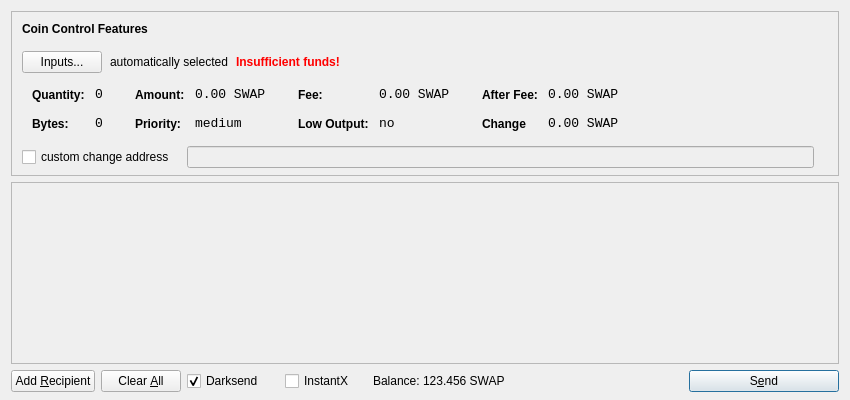
<?xml version="1.0" encoding="UTF-8"?>
<ui version="4.0">
 <class>SendCoinsDialog</class>
 <widget class="QDialog" name="SendCoinsDialog">
  <property name="geometry">
   <rect>
    <x>0</x>
    <y>0</y>
    <width>850</width>
    <height>400</height>
   </rect>
  </property>
  <property name="windowTitle">
   <string>Send Coins</string>
  </property>
  <layout class="QVBoxLayout" name="verticalLayout" stretch="0,1,0">
   <property name="bottomMargin">
    <number>8</number>
   </property>
   <item>
    <widget class="QFrame" name="frameCoinControl">
     <property name="sizePolicy">
      <sizepolicy hsizetype="Expanding" vsizetype="Expanding">
       <horstretch>0</horstretch>
       <verstretch>0</verstretch>
      </sizepolicy>
     </property>
     <property name="maximumSize">
      <size>
       <width>16777215</width>
       <height>16777215</height>
      </size>
     </property>
     <property name="frameShape">
      <enum>QFrame::StyledPanel</enum>
     </property>
     <property name="frameShadow">
      <enum>QFrame::Sunken</enum>
     </property>
     <layout class="QVBoxLayout" name="verticalLayoutCoinControl2">
      <property name="spacing">
       <number>-1</number>
      </property>
      <property name="leftMargin">
       <number>0</number>
      </property>
      <property name="topMargin">
       <number>0</number>
      </property>
      <property name="rightMargin">
       <number>0</number>
      </property>
      <property name="bottomMargin">
       <number>6</number>
      </property>
      <item>
       <layout class="QVBoxLayout" name="verticalLayoutCoinControl" stretch="0,0,0,0,1">
        <property name="spacing">
         <number>0</number>
        </property>
        <property name="leftMargin">
         <number>10</number>
        </property>
        <property name="topMargin">
         <number>10</number>
        </property>
        <item>
         <layout class="QHBoxLayout" name="horizontalLayoutCoinControl1">
          <property name="bottomMargin">
           <number>15</number>
          </property>
          <item>
           <widget class="QLabel" name="labelCoinControlFeatures">
            <property name="sizePolicy">
             <sizepolicy hsizetype="Preferred" vsizetype="Maximum">
              <horstretch>0</horstretch>
              <verstretch>0</verstretch>
             </sizepolicy>
            </property>
            <property name="font">
             <font>
              <weight>75</weight>
              <bold>true</bold>
             </font>
            </property>
            <property name="styleSheet">
             <string notr="true">font-weight:bold;</string>
            </property>
            <property name="text">
             <string>Coin Control Features</string>
            </property>
           </widget>
          </item>
         </layout>
        </item>
        <item>
         <layout class="QHBoxLayout" name="horizontalLayoutCoinControl2" stretch="0,0,0,0">
          <property name="spacing">
           <number>8</number>
          </property>
          <property name="bottomMargin">
           <number>10</number>
          </property>
          <item>
           <widget class="QPushButton" name="pushButtonCoinControl">
            <property name="styleSheet">
             <string notr="true"/>
            </property>
            <property name="text">
             <string>Inputs...</string>
            </property>
           </widget>
          </item>
          <item>
           <widget class="QLabel" name="labelCoinControlAutomaticallySelected">
            <property name="text">
             <string>automatically selected</string>
            </property>
            <property name="margin">
             <number>5</number>
            </property>
           </widget>
          </item>
          <item>
           <widget class="QLabel" name="labelCoinControlInsuffFunds">
            <property name="font">
             <font>
              <weight>75</weight>
              <bold>true</bold>
             </font>
            </property>
            <property name="styleSheet">
             <string notr="true">color:red;font-weight:bold;</string>
            </property>
            <property name="text">
             <string>Insufficient funds!</string>
            </property>
            <property name="margin">
             <number>5</number>
            </property>
           </widget>
          </item>
          <item>
           <spacer name="horizontalSpacerCoinControl">
            <property name="orientation">
             <enum>Qt::Horizontal</enum>
            </property>
            <property name="sizeHint" stdset="0">
             <size>
              <width>40</width>
              <height>1</height>
             </size>
            </property>
           </spacer>
          </item>
         </layout>
        </item>
        <item>
         <widget class="QWidget" name="widgetCoinControl" native="true">
          <property name="sizePolicy">
           <sizepolicy hsizetype="Preferred" vsizetype="Preferred">
            <horstretch>0</horstretch>
            <verstretch>0</verstretch>
           </sizepolicy>
          </property>
          <property name="minimumSize">
           <size>
            <width>0</width>
            <height>0</height>
           </size>
          </property>
          <property name="styleSheet">
           <string notr="true"/>
          </property>
          <layout class="QHBoxLayout" name="horizontalLayoutCoinControl5">
           <property name="margin">
            <number>0</number>
           </property>
           <item>
            <layout class="QHBoxLayout" name="horizontalLayoutCoinControl3" stretch="0,0,0,1">
             <property name="spacing">
              <number>20</number>
             </property>
             <property name="topMargin">
              <number>0</number>
             </property>
             <property name="bottomMargin">
              <number>10</number>
             </property>
             <item>
              <layout class="QFormLayout" name="formLayoutCoinControl1">
               <property name="horizontalSpacing">
                <number>10</number>
               </property>
               <property name="verticalSpacing">
                <number>14</number>
               </property>
               <property name="leftMargin">
                <number>10</number>
               </property>
               <property name="topMargin">
                <number>4</number>
               </property>
               <property name="rightMargin">
                <number>6</number>
               </property>
               <item row="0" column="0">
                <widget class="QLabel" name="labelCoinControlQuantityText">
                 <property name="styleSheet">
                  <string notr="true">font-weight:bold;</string>
                 </property>
                 <property name="text">
                  <string>Quantity:</string>
                 </property>
                 <property name="margin">
                  <number>0</number>
                 </property>
                </widget>
               </item>
               <item row="0" column="1">
                <widget class="QLabel" name="labelCoinControlQuantity">
                 <property name="font">
                  <font>
                   <family>Monospace</family>
                   <pointsize>10</pointsize>
                  </font>
                 </property>
                 <property name="cursor">
                  <cursorShape>IBeamCursor</cursorShape>
                 </property>
                 <property name="contextMenuPolicy">
                  <enum>Qt::ActionsContextMenu</enum>
                 </property>
                 <property name="text">
                  <string>0</string>
                 </property>
                 <property name="margin">
                  <number>0</number>
                 </property>
                 <property name="textInteractionFlags">
                  <set>Qt::LinksAccessibleByMouse|Qt::TextSelectableByKeyboard|Qt::TextSelectableByMouse</set>
                 </property>
                </widget>
               </item>
               <item row="1" column="0">
                <widget class="QLabel" name="labelCoinControlBytesText">
                 <property name="styleSheet">
                  <string notr="true">font-weight:bold;</string>
                 </property>
                 <property name="text">
                  <string>Bytes:</string>
                 </property>
                </widget>
               </item>
               <item row="1" column="1">
                <widget class="QLabel" name="labelCoinControlBytes">
                 <property name="font">
                  <font>
                   <family>Monospace</family>
                   <pointsize>10</pointsize>
                  </font>
                 </property>
                 <property name="cursor">
                  <cursorShape>IBeamCursor</cursorShape>
                 </property>
                 <property name="contextMenuPolicy">
                  <enum>Qt::ActionsContextMenu</enum>
                 </property>
                 <property name="text">
                  <string>0</string>
                 </property>
                 <property name="textInteractionFlags">
                  <set>Qt::LinksAccessibleByMouse|Qt::TextSelectableByKeyboard|Qt::TextSelectableByMouse</set>
                 </property>
                </widget>
               </item>
              </layout>
             </item>
             <item>
              <layout class="QFormLayout" name="formLayoutCoinControl2">
               <property name="horizontalSpacing">
                <number>10</number>
               </property>
               <property name="verticalSpacing">
                <number>14</number>
               </property>
               <property name="leftMargin">
                <number>6</number>
               </property>
               <property name="topMargin">
                <number>4</number>
               </property>
               <property name="rightMargin">
                <number>6</number>
               </property>
               <item row="0" column="0">
                <widget class="QLabel" name="labelCoinControlAmountText">
                 <property name="styleSheet">
                  <string notr="true">font-weight:bold;</string>
                 </property>
                 <property name="text">
                  <string>Amount:</string>
                 </property>
                 <property name="margin">
                  <number>0</number>
                 </property>
                </widget>
               </item>
               <item row="0" column="1">
                <widget class="QLabel" name="labelCoinControlAmount">
                 <property name="font">
                  <font>
                   <family>Monospace</family>
                   <pointsize>10</pointsize>
                  </font>
                 </property>
                 <property name="cursor">
                  <cursorShape>IBeamCursor</cursorShape>
                 </property>
                 <property name="contextMenuPolicy">
                  <enum>Qt::ActionsContextMenu</enum>
                 </property>
                 <property name="text">
                  <string>0.00 SWAP</string>
                 </property>
                 <property name="textInteractionFlags">
                  <set>Qt::LinksAccessibleByMouse|Qt::TextSelectableByKeyboard|Qt::TextSelectableByMouse</set>
                 </property>
                </widget>
               </item>
               <item row="1" column="0">
                <widget class="QLabel" name="labelCoinControlPriorityText">
                 <property name="styleSheet">
                  <string notr="true">font-weight:bold;</string>
                 </property>
                 <property name="text">
                  <string>Priority:</string>
                 </property>
                </widget>
               </item>
               <item row="1" column="1">
                <widget class="QLabel" name="labelCoinControlPriority">
                 <property name="font">
                  <font>
                   <family>Monospace</family>
                   <pointsize>10</pointsize>
                  </font>
                 </property>
                 <property name="cursor">
                  <cursorShape>IBeamCursor</cursorShape>
                 </property>
                 <property name="contextMenuPolicy">
                  <enum>Qt::ActionsContextMenu</enum>
                 </property>
                 <property name="text">
                  <string>medium</string>
                 </property>
                 <property name="textInteractionFlags">
                  <set>Qt::LinksAccessibleByMouse|Qt::TextSelectableByKeyboard|Qt::TextSelectableByMouse</set>
                 </property>
                </widget>
               </item>
              </layout>
             </item>
             <item>
              <layout class="QFormLayout" name="formLayoutCoinControl3">
               <property name="horizontalSpacing">
                <number>10</number>
               </property>
               <property name="verticalSpacing">
                <number>14</number>
               </property>
               <property name="leftMargin">
                <number>6</number>
               </property>
               <property name="topMargin">
                <number>4</number>
               </property>
               <property name="rightMargin">
                <number>6</number>
               </property>
               <item row="0" column="0">
                <widget class="QLabel" name="labelCoinControlFeeText">
                 <property name="styleSheet">
                  <string notr="true">font-weight:bold;</string>
                 </property>
                 <property name="text">
                  <string>Fee:</string>
                 </property>
                 <property name="margin">
                  <number>0</number>
                 </property>
                </widget>
               </item>
               <item row="0" column="1">
                <widget class="QLabel" name="labelCoinControlFee">
                 <property name="font">
                  <font>
                   <family>Monospace</family>
                   <pointsize>10</pointsize>
                  </font>
                 </property>
                 <property name="cursor">
                  <cursorShape>IBeamCursor</cursorShape>
                 </property>
                 <property name="contextMenuPolicy">
                  <enum>Qt::ActionsContextMenu</enum>
                 </property>
                 <property name="text">
                  <string>0.00 SWAP</string>
                 </property>
                 <property name="textInteractionFlags">
                  <set>Qt::LinksAccessibleByMouse|Qt::TextSelectableByKeyboard|Qt::TextSelectableByMouse</set>
                 </property>
                </widget>
               </item>
               <item row="1" column="0">
                <widget class="QLabel" name="labelCoinControlLowOutputText">
                 <property name="styleSheet">
                  <string notr="true">font-weight:bold;</string>
                 </property>
                 <property name="text">
                  <string>Low Output:</string>
                 </property>
                </widget>
               </item>
               <item row="1" column="1">
                <widget class="QLabel" name="labelCoinControlLowOutput">
                 <property name="font">
                  <font>
                   <family>Monospace</family>
                   <pointsize>10</pointsize>
                  </font>
                 </property>
                 <property name="cursor">
                  <cursorShape>IBeamCursor</cursorShape>
                 </property>
                 <property name="contextMenuPolicy">
                  <enum>Qt::ActionsContextMenu</enum>
                 </property>
                 <property name="text">
                  <string>no</string>
                 </property>
                 <property name="textInteractionFlags">
                  <set>Qt::LinksAccessibleByMouse|Qt::TextSelectableByKeyboard|Qt::TextSelectableByMouse</set>
                 </property>
                </widget>
               </item>
              </layout>
             </item>
             <item>
              <layout class="QFormLayout" name="formLayoutCoinControl4">
               <property name="horizontalSpacing">
                <number>10</number>
               </property>
               <property name="verticalSpacing">
                <number>14</number>
               </property>
               <property name="leftMargin">
                <number>6</number>
               </property>
               <property name="topMargin">
                <number>4</number>
               </property>
               <property name="rightMargin">
                <number>6</number>
               </property>
               <item row="0" column="0">
                <widget class="QLabel" name="labelCoinControlAfterFeeText">
                 <property name="styleSheet">
                  <string notr="true">font-weight:bold;</string>
                 </property>
                 <property name="text">
                  <string>After Fee:</string>
                 </property>
                 <property name="margin">
                  <number>0</number>
                 </property>
                </widget>
               </item>
               <item row="0" column="1">
                <widget class="QLabel" name="labelCoinControlAfterFee">
                 <property name="font">
                  <font>
                   <family>Monospace</family>
                   <pointsize>10</pointsize>
                  </font>
                 </property>
                 <property name="cursor">
                  <cursorShape>IBeamCursor</cursorShape>
                 </property>
                 <property name="contextMenuPolicy">
                  <enum>Qt::ActionsContextMenu</enum>
                 </property>
                 <property name="text">
                  <string>0.00 SWAP</string>
                 </property>
                 <property name="textInteractionFlags">
                  <set>Qt::LinksAccessibleByMouse|Qt::TextSelectableByKeyboard|Qt::TextSelectableByMouse</set>
                 </property>
                </widget>
               </item>
               <item row="1" column="0">
                <widget class="QLabel" name="labelCoinControlChangeText">
                 <property name="styleSheet">
                  <string notr="true">font-weight:bold;</string>
                 </property>
                 <property name="text">
                  <string>Change</string>
                 </property>
                </widget>
               </item>
               <item row="1" column="1">
                <widget class="QLabel" name="labelCoinControlChange">
                 <property name="font">
                  <font>
                   <family>Monospace</family>
                   <pointsize>10</pointsize>
                  </font>
                 </property>
                 <property name="cursor">
                  <cursorShape>IBeamCursor</cursorShape>
                 </property>
                 <property name="contextMenuPolicy">
                  <enum>Qt::ActionsContextMenu</enum>
                 </property>
                 <property name="text">
                  <string>0.00 SWAP</string>
                 </property>
                 <property name="textInteractionFlags">
                  <set>Qt::LinksAccessibleByMouse|Qt::TextSelectableByKeyboard|Qt::TextSelectableByMouse</set>
                 </property>
                </widget>
               </item>
              </layout>
             </item>
            </layout>
           </item>
          </layout>
         </widget>
        </item>
        <item>
         <layout class="QHBoxLayout" name="horizontalLayoutCoinControl4" stretch="0,0,0">
          <property name="spacing">
           <number>12</number>
          </property>
          <property name="sizeConstraint">
           <enum>QLayout::SetDefaultConstraint</enum>
          </property>
          <property name="topMargin">
           <number>5</number>
          </property>
          <property name="rightMargin">
           <number>5</number>
          </property>
          <item>
           <widget class="QCheckBox" name="checkBoxCoinControlChange">
            <property name="text">
             <string>custom change address</string>
            </property>
           </widget>
          </item>
          <item>
           <widget class="QLineEdit" name="lineEditCoinControlChange">
            <property name="enabled">
             <bool>false</bool>
            </property>
            <property name="sizePolicy">
             <sizepolicy hsizetype="Expanding" vsizetype="Fixed">
              <horstretch>0</horstretch>
              <verstretch>0</verstretch>
             </sizepolicy>
            </property>
           </widget>
          </item>
          <item>
           <widget class="QLabel" name="labelCoinControlChangeLabel">
            <property name="sizePolicy">
             <sizepolicy hsizetype="Preferred" vsizetype="Expanding">
              <horstretch>0</horstretch>
              <verstretch>0</verstretch>
             </sizepolicy>
            </property>
            <property name="minimumSize">
             <size>
              <width>0</width>
              <height>0</height>
             </size>
            </property>
            <property name="text">
             <string/>
            </property>
            <property name="margin">
             <number>3</number>
            </property>
           </widget>
          </item>
         </layout>
        </item>
        <item>
         <spacer name="verticalSpacerCoinControl">
          <property name="orientation">
           <enum>Qt::Vertical</enum>
          </property>
          <property name="sizeHint" stdset="0">
           <size>
            <width>800</width>
            <height>1</height>
           </size>
          </property>
         </spacer>
        </item>
       </layout>
      </item>
     </layout>
    </widget>
   </item>
   <item>
    <widget class="QScrollArea" name="scrollArea">
     <property name="widgetResizable">
      <bool>true</bool>
     </property>
     <widget class="QWidget" name="scrollAreaWidgetContents">
      <property name="geometry">
       <rect>
        <x>0</x>
        <y>0</y>
        <width>830</width>
        <height>165</height>
       </rect>
      </property>
      <layout class="QVBoxLayout" name="verticalLayout_2">
       <property name="margin">
        <number>0</number>
       </property>
       <item>
        <layout class="QVBoxLayout" name="entries">
         <property name="spacing">
          <number>6</number>
         </property>
        </layout>
       </item>
       <item>
        <spacer name="verticalSpacer">
         <property name="orientation">
          <enum>Qt::Vertical</enum>
         </property>
         <property name="sizeHint" stdset="0">
          <size>
           <width>20</width>
           <height>40</height>
          </size>
         </property>
        </spacer>
       </item>
      </layout>
     </widget>
    </widget>
   </item>
   <item>
    <layout class="QHBoxLayout" name="horizontalLayout">
     <item>
      <widget class="QPushButton" name="addButton">
       <property name="toolTip">
        <string>Send to multiple recipients at once</string>
       </property>
       <property name="text">
        <string>Add &amp;Recipient</string>
       </property>
       <property name="autoDefault">
        <bool>false</bool>
       </property>
      </widget>
     </item>
     <item>
      <widget class="QPushButton" name="clearButton">
       <property name="sizePolicy">
        <sizepolicy hsizetype="Minimum" vsizetype="Fixed">
         <horstretch>0</horstretch>
         <verstretch>0</verstretch>
        </sizepolicy>
       </property>
       <property name="toolTip">
        <string>Remove all transaction fields</string>
       </property>
       <property name="text">
        <string>Clear &amp;All</string>
       </property>
       <property name="autoRepeatDelay">
        <number>300</number>
       </property>
       <property name="autoDefault">
        <bool>false</bool>
       </property>
      </widget>
     </item>
     <item>
      <layout class="QHBoxLayout" name="horizontalLayout_2">
       <property name="spacing">
        <number>3</number>
       </property>
        <item>
        <widget class="QCheckBox" name="checkUseDarksend">
         <property name="minimumSize">
          <size>
           <width>95</width>
           <height>0</height>
          </size>
         </property>
         <property name="text">
          <string>Darksend</string>
         </property>
         <property name="checked">
          <bool>true</bool>
         </property>
        </widget>
       </item>
       <item>
        <widget class="QCheckBox" name="checkInstantX">
         <property name="enabled">
          <bool>true</bool>
         </property>
         <property name="minimumSize">
          <size>
           <width>85</width>
           <height>0</height>
          </size>
         </property>
         <property name="text">
          <string>InstantX</string>
         </property>
        </widget>
       </item>
       <item>
        <widget class="QLabel" name="label">
         <property name="sizePolicy">
          <sizepolicy hsizetype="Preferred" vsizetype="Fixed">
           <horstretch>0</horstretch>
           <verstretch>0</verstretch>
          </sizepolicy>
         </property>
         <property name="text">
          <string>Balance:</string>
         </property>
        </widget>
       </item>
       <item>
        <widget class="QLabel" name="labelBalance">
         <property name="sizePolicy">
          <sizepolicy hsizetype="Preferred" vsizetype="Fixed">
           <horstretch>0</horstretch>
           <verstretch>0</verstretch>
          </sizepolicy>
         </property>
         <property name="cursor">
          <cursorShape>IBeamCursor</cursorShape>
         </property>
         <property name="text">
          <string>123.456 SWAP</string>
         </property>
         <property name="textInteractionFlags">
          <set>Qt::LinksAccessibleByMouse|Qt::TextSelectableByKeyboard|Qt::TextSelectableByMouse</set>
         </property>
        </widget>
       </item>
      </layout>
     </item>
     <item>
      <spacer name="horizontalSpacer">
       <property name="orientation">
        <enum>Qt::Horizontal</enum>
       </property>
       <property name="sizeHint" stdset="0">
        <size>
         <width>40</width>
         <height>20</height>
        </size>
       </property>
      </spacer>
     </item>
     <item>
      <widget class="QPushButton" name="sendButton">
       <property name="minimumSize">
        <size>
         <width>150</width>
         <height>0</height>
        </size>
       </property>
       <property name="toolTip">
        <string>Confirm the send action</string>
       </property>
       <property name="text">
        <string>S&amp;end</string>
       </property>
       <property name="icon">
        <iconset resource="../bitcoin.qrc">
         <normaloff>:/icons/send</normaloff>:/icons/send</iconset>
       </property>
       <property name="default">
        <bool>true</bool>
       </property>
      </widget>
     </item>
    </layout>
   </item>
  </layout>
 </widget>
 <resources>
  <include location="../bitcoin.qrc"/>
 </resources>
 <connections/>
</ui>
